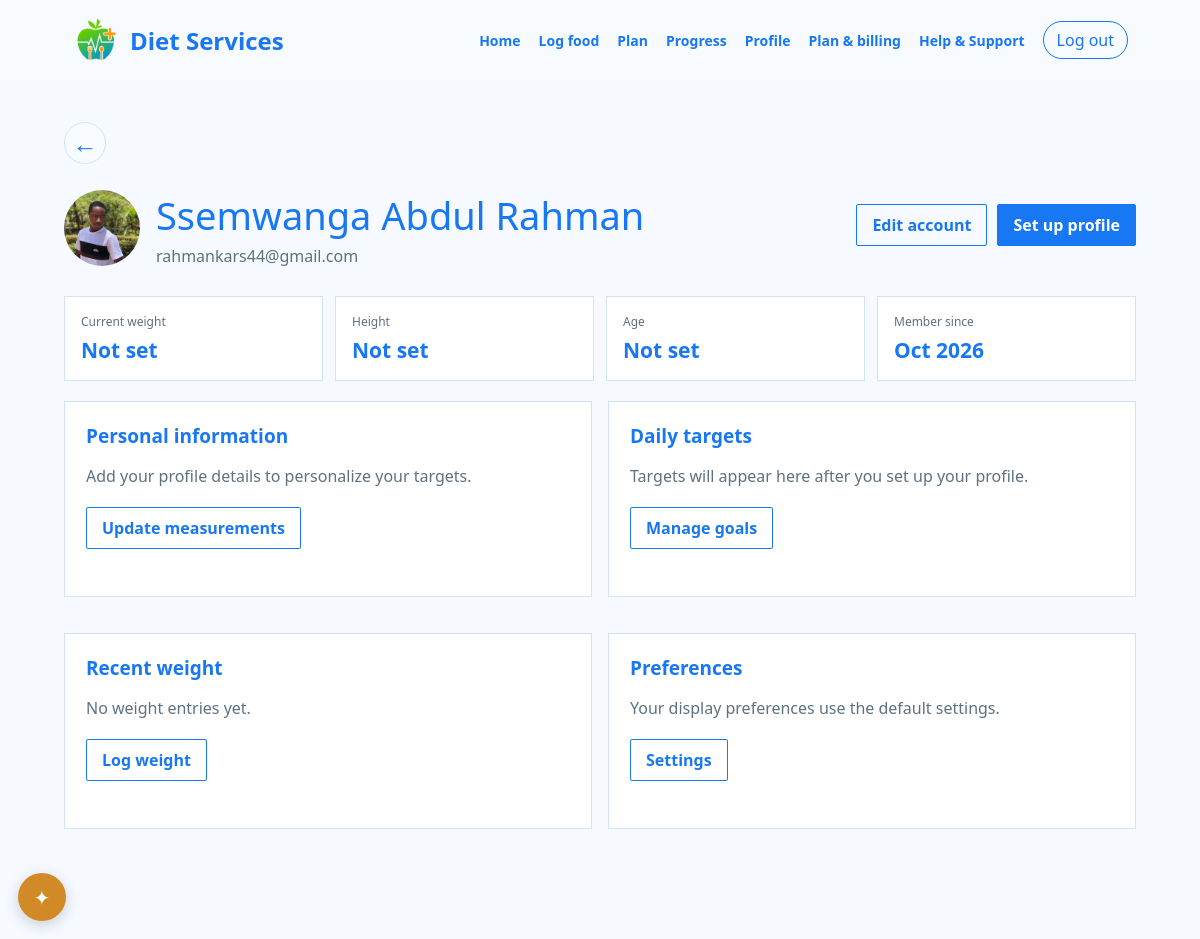
Page /profile/ (signed in) on the committed database.
### DietApp/models.py (models this page shows)
class Users(models.Model):
    user_id = models.IntegerField(null=False, primary_key=True)
    full_name = models.CharField(max_length=30)
    email = models.EmailField(unique=True, null=False)
    password_hash = models.CharField(max_length=128, null=False)
    is_active = models.BooleanField(default=True)
    onboarding_complete = models.BooleanField(default=False)
    paid_until = models.DateField(null=True, blank=True)
    phone = models.CharField(max_length=20, unique=True)
    profile_image = models.ImageField(upload_to='profile_picture', max_length=40, blank=True)
    created_at = models.DateField(null=False)
    last_login = models.DateField(null=False)

### DietApp/views.py (the view)
# urls.py: path("profile/", views.Profile, name="profile"),
def Profile(request):
    user, redirect_response = _get_logged_in_user(request)
    if redirect_response:
        return redirect_response
    profile = _profile_for_user(user)
    return render(
        request,
        "profile.html",
        {
            "user": user,
            "profile": profile,
            "settings": UserSetting.objects.filter(user_id=user).first(),
            "latest_weight": WeightLog.objects.filter(user_id=user).order_by("-log_date").first(),
            "weight_history": WeightLog.objects.filter(user_id=user).order_by("-log_date")[:5],
            "profile_edit_url": reverse("profile_edit") if profile else reverse("profile_add"),
            "weight_log_url": reverse("model_form", args=["weight-logs"]),
            "account_edit_url": reverse("account_edit"),
            "goals_url": reverse("goals"),
            "settings_url": reverse("settings"),
        },
    )

### DietApp/context_processors.py (called while the page is built)
def navigation_context(request):
	model_slug = getattr(request.resolver_match, "kwargs", {}).get("model_slug")
	previous_page_url = reverse("food_log") if model_slug == "weight-logs" else reverse("dashboard")
	return {"previous_page_url": previous_page_url}

### DietApp/payments.py (called while the page is built)
def payment_provider_ready():
    return bool(settings.FLW_SECRET_KEY and settings.FLW_SECRET_HASH)

### DietApp/views.py (called while the page is built)
def _get_logged_in_user(request, allow_unpaid=False):
    user_id = request.session.get("user_id")
    if not user_id:
        return None, redirect("login")
    user = Users.objects.filter(pk=user_id, is_active=True).first()
    if not user:
        request.session.pop("user_id", None)
        return None, redirect("login")
    if not allow_unpaid and payment_provider_ready() and not _subscription_is_current(user):
        return None, redirect("subscription")
    return user, None

def _profile_for_user(user):
    return UserProfile.objects.filter(user_id=user).order_by("-updated_at", "-pk").first()

### DietApp/templates/profile.html (shortened to what this page needs)
{% extends "base.html" %}
{% block content %}
    <header class="profile-heading">
        <div class="profile-identity">
            <span class="profile-avatar" aria-hidden="true">{% if user.profile_image %}<img src="{{ user.profile_image.url }}" alt="">{% else %}{{ user.full_name|slice:":1"|upper }}{% endif %}</span>
            <div><h1>{{ user.full_name }}</h1><p class="profile-email">{{ user.email }}</p></div>
        </div>
        <div class="action-row"><a class="action secondary" href="{{ account_edit_url }}">Edit account</a><a class="action" href="{{ profile_edit_url }}">{% if profile %}Edit profile{% else %}Set up profile{% endif %}</a></div>
    </header>
    <section class="profile-stats" aria-label="Body statistics">
        <div class="profile-stat"><span>Current weight</span><strong>{% if latest_weight %}{{ latest_weight.weight_kg }} kg{% elif profile.weight_kg %}{{ profile.weight_kg }} kg{% else %}Not set{% endif %}</strong></div>
        <div class="profile-stat"><span>Height</span><strong>{% if profile.height_cm %}{{ profile.height_cm }} cm{% else %}Not set{% endif %}</strong></div>
        <div class="profile-stat"><span>Age</span><strong>{% if profile.age %}{{ profile.age }} years{% else %}Not set{% endif %}</strong></div>
        <div class="profile-stat"><span>Member since</span><strong>{{ user.created_at|date:"M Y" }}</strong></div>
    </section>
    <div class="profile-grid">
        <section class="profile-section" aria-labelledby="personal-title">
            <h2 id="personal-title">Personal information</h2>
            {% if profile %}
                <dl class="record-list">
                    <div><dt>Gender</dt><dd>{{ profile.get_gender_display|default:"Not provided" }}</dd></div>
                    <div><dt>Activity level</dt><dd>{{ profile.get_activity_level_display|default:"Not provided" }}</dd></div>
                    <div><dt>Dietary preferences</dt><dd>{% if profile.dietary_preferences %}{{ profile.dietary_preferences|join:", " }}{% else %}Not provided{% endif %}</dd></div>
                    <div><dt>Health goal</dt><dd>{{ profile.get_health_goal_display|default:"Not set" }}</dd></div>
                </dl>
            {% else %}<p class="empty">Add your profile details to personalize your targets.</p>{% endif %}
            <div class="action-row"><a class="action secondary" href="{{ profile_edit_url }}">Update measurements</a></div>
        </section>
        <section class="profile-section" aria-labelledby="targets-title">
            <h2 id="targets-title">Daily targets</h2>
            {% if profile %}
                <dl class="record-list">
                    <div><dt>Calories</dt><dd>{% if profile.daily_calorie_target %}{{ profile.daily_calorie_target }} kcal{% else %}Not set{% endif %}</dd></div>
                    <div><dt>Protein</dt><dd>{% if profile.daily_protein_target %}{{ profile.daily_protein_target }} g{% else %}Not set{% endif %}</dd></div>
                    <div><dt>Carbohydrates</dt><dd>{% if profile.daily_carbs_target %}{{ profile.daily_carbs_target }} g{% else %}Not set{% endif %}</dd></div>
                    <div><dt>Fat</dt><dd>{% if profile.daily_fat_target %}{{ profile.daily_fat_target }} g{% else %}Not set{% endif %}</dd></div>
                    <div><dt>Water</dt><dd>{% if profile.daily_water_target %}{{ profile.daily_water_target }} ml{% else %}Not set{% endif %}</dd></div>
                </dl>
            {% else %}<p class="empty">Targets will appear here after you set up your profile.</p>{% endif %}
            <div class="action-row"><a class="action secondary" href="{{ goals_url }}">Manage goals</a></div>
        </section>
        <section class="profile-section" aria-labelledby="weight-history-title">
            <h2 id="weight-history-title">Recent weight</h2>
            {% if weight_history %}
                <table class="profile-history"><thead><tr><th scope="col">Date</th><th scope="col">Weight</th></tr></thead><tbody>
                    {% for entry in weight_history %}<tr><td>{{ entry.log_date|date:"M j, Y" }}</td><td>{{ entry.weight_kg }} kg</td></tr>{% endfor %}
                </tbody></table>
            {% else %}<p class="empty">No weight entries yet.</p>{% endif %}
            <div class="action-row"><a class="action secondary" href="{{ weight_log_url }}">Log weight</a></div>
        </section>
        <section class="profile-section" aria-labelledby="preferences-title">
            <h2 id="preferences-title">Preferences</h2>
            {% if settings %}<dl class="record-list"><div><dt>Units</dt><dd>{{ settings.get_unit_system_display }}</dd></div><div><dt>Theme</dt><dd>{{ settings.get_theme_display }}</dd></div><div><dt>Language</dt><dd>{{ settings.get_language_display|default:settings.language }}</dd></div></dl>{% else %}<p class="empty">Your display preferences use the default settings.</p>{% endif %}
            <div class="action-row"><a class="action secondary" href="{{ settings_url }}">Settings</a></div>
        </section>
    </div>
{% endblock %}

### DietApp/templates/profile.html (style rules this page uses)
.profile-heading { display:flex; align-items:center; justify-content:space-between; gap:18px; margin-bottom:24px; }
.profile-identity { display:flex; min-width:0; align-items:center; gap:16px; }
.profile-avatar { display:grid; width:76px; height:76px; flex:0 0 76px; place-items:center; overflow:hidden; border-radius:50%; background:var(--blue-light); color:var(--primary-blue); font-size:28px; font-weight:800; }
.profile-avatar img { width:100%; height:100%; object-fit:cover; }
.profile-heading h1 { margin-bottom:4px; }
.profile-email { margin:0; color:var(--muted); overflow-wrap:anywhere; }
.profile-section { margin-bottom:20px; padding:21px; border:1px solid var(--line); background:#fff; }
.profile-section h2 { margin:0 0 16px; font-size:19px; font-weight:700; }
.profile-stats { display:grid; grid-template-columns:repeat(4,minmax(0,1fr)); gap:12px; margin-bottom:20px; }
.profile-stat { min-width:0; padding:16px; border:1px solid var(--line); background:#fff; }
.profile-stat span { display:block; color:var(--muted); font-size:12px; }
.profile-stat strong { display:block; margin-top:6px; color:var(--primary-blue); font-size:21px; overflow-wrap:anywhere; }
.profile-grid { display:grid; grid-template-columns:repeat(2,minmax(0,1fr)); gap:16px; }

### DietApp/templates/base.html (style rules this page uses)
:root { --primary-blue: #1877f2; --sky-blue: #4595ff; --accent-amber: #d28a26; --blue-light: #eaf3ff; --paper: #f7faff; --ink: #203343; --muted: #5d7180; --line: #d3e2f5; --error: #b54747; }
* { box-sizing: border-box; }
body { min-height: 100vh; margin: 0; background: linear-gradient(rgba(247, 250, 255, .92), rgba(247, 250, 255, .92)), var(--blue-light) url("https://images.unsplash.com/photo-1490645935967-10de6ba17061?auto=format&fit=crop&w=1800&q=85") center / cover fixed; color: var(--ink); font-family: "Aptos", "Segoe UI", sans-serif; }
a { color: var(--primary-blue); }
h1, h2 { color: var(--primary-blue); font-family: "Aptos", "Segoe UI", sans-serif; font-weight: 400; }
h1 { margin: 0 0 10px; font-size: 38px; }
h2 { margin: 0 0 12px; font-size: 24px; }
.action-row { display: flex; flex-wrap: wrap; gap: 10px; margin: 20px 0 26px; }
.action { display: inline-flex; min-height: 42px; align-items: center; justify-content: center; padding: 0 15px; border: 1px solid var(--primary-blue); border-radius: 2px; background: var(--primary-blue); color: white; font-weight: 700; text-decoration: none; }
.action.secondary { background: transparent; color: var(--primary-blue); }
.empty { margin: 0; color: var(--muted); }

### rows in the picture
Users: profile_image (picture), full_name "Ssemwanga Abdul Rahman", email "rahmankars44@gmail.com", created_at "Oct 2026"
